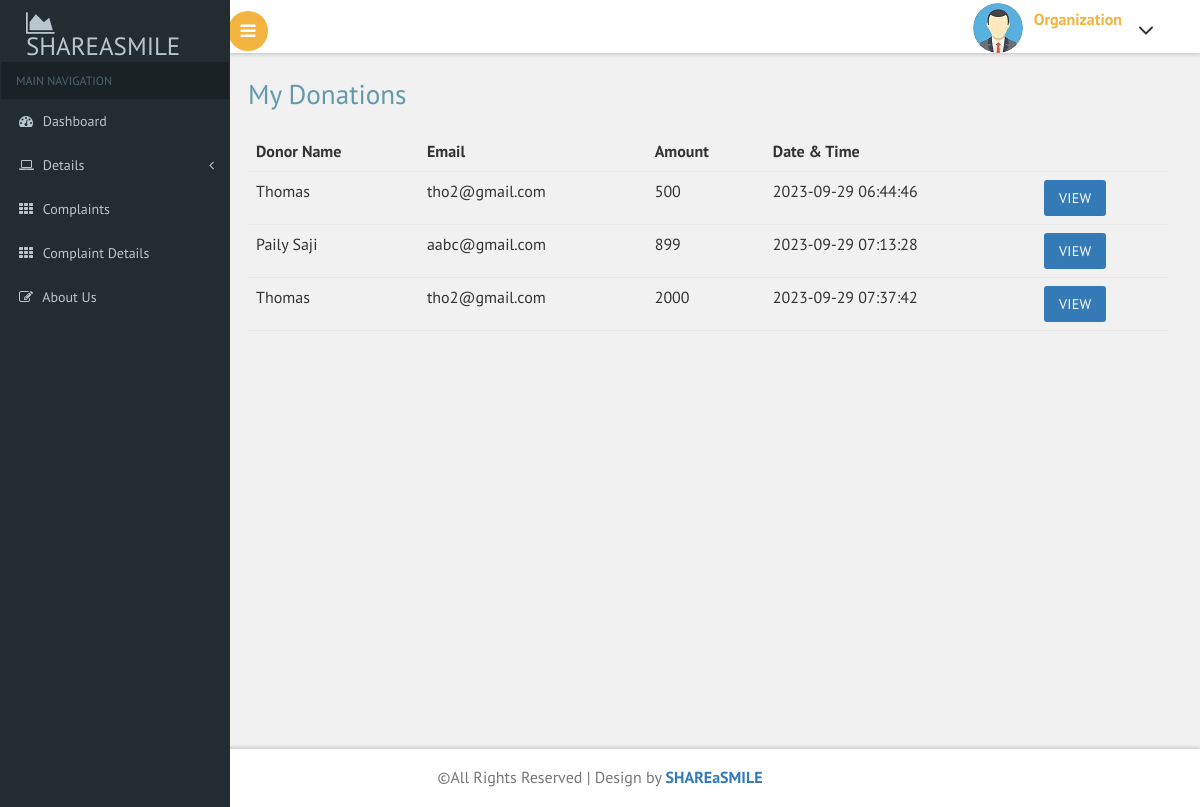
Screenshot of /organisation/recieve.php (signed in) with the database file from the repository.
### tables this page shows
CREATE TABLE `payment` (
  `payment_id` int(11) NOT NULL,
  `full_name` varchar(100) NOT NULL,
  `email` varchar(100) NOT NULL,
  `phone_number` varchar(15) NOT NULL,
  `city` varchar(100) NOT NULL,
  `address` varchar(500) NOT NULL,
  `amount` varchar(20) NOT NULL,
  `payment_status` int(11) NOT NULL,
  `donor_email` varchar(50) NOT NULL,
  `organization_email` varchar(500) NOT NULL,
  `donation_id` int(11) NOT NULL,
  `time_stamp` timestamp NOT NULL DEFAULT current_timestamp()
);

### organisation/recieve.php (the view, shortened to what this page needs)
<?php
include("header.php");
$email = $_SESSION['email'];
?>
<div id="page-wrapper">
    <div class="main-page">
        <h2 class="title1">My Donations</h2>
        <table class="table table-hover">
            <thead>
                <th>Donor Name</th>
                <th>Email</th>
                <th>Amount</th>
                <th>Date & Time</th>
                <th></th>
            </thead>
            <tbody>
                <?php
                require("connect.php");
                $sql = "SELECT * FROM payment WHERE organization_email='$email'";
                $res = mysqli_query($conn, $sql);
                if (mysqli_num_rows($res) > 0) {
                    while ($row = mysqli_fetch_assoc($res)) {
                ?>
                        <tr>
                            <td><?php echo $row['full_name'] ?></td>
                            <td><?php echo $row['email'] ?></td>
                            <td><?php echo $row['amount'] ?></td>
                            <td><?php echo $row['time_stamp'] ?></td>
                            <td><a class="btn btn-primary" href="fulldetails.php?id=<?php echo $row['payment_id'] ?>&donation_id=<?php echo $row['donation_id']; ?>">View</a></td>
                        </tr>
                <?php
                    }
                }
                ?>
            </tbody>
        </table>
    </div>
</div>
<?php
include("footer.php");
?>

### organisation/css/custom.css (style rules this page uses)
#page-wrapper { padding:5em 2em 2.5em; background-color: #F1F1F1; }

### rows the page displays
payment: full_name "Thomas", email "tho2@gmail.com", amount "500", time_stamp "2023-09-29 06:44:46"
payment: full_name "Paily Saji", email "aabc@gmail.com", amount "899", time_stamp "2023-09-29 07:13:28"
payment: full_name "Thomas", email "tho2@gmail.com", amount "2000", time_stamp "2023-09-29 07:37:42"
